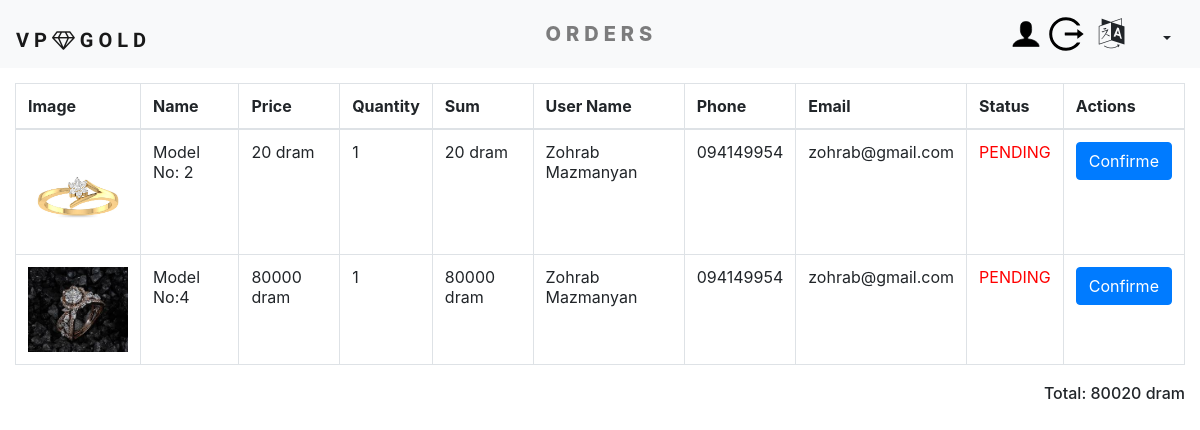
The app's page /my_shop/admin/view/orders.php (signed in) with its own data.
### tables this page shows
CREATE TABLE `orders` (
  `iOrderId` int(20) NOT NULL,
  `iProdId` int(20) NOT NULL,
  `quantity` int(20) NOT NULL,
  `vEmail` varchar(40) NOT NULL,
  `eConfirmed` enum('true','false') DEFAULT 'false',
  `eStatus` enum('Active','Inactive') DEFAULT 'Active'
);

CREATE TABLE `products` (
  `iProdId` int(20) NOT NULL,
  `iCatId` int(20) NOT NULL,
  `vProdName` varchar(200) NOT NULL,
  `iProdPrice` int(20) NOT NULL,
  `vProdDesc` longtext NOT NULL,
  `vProdImage` varchar(50) DEFAULT NULL,
  `eStatus` enum('Active','Inactive') DEFAULT 'Active'
);

CREATE TABLE `users` (
  `iUserId` int(20) NOT NULL,
  `name` varchar(30) NOT NULL,
  `lastName` varchar(40) NOT NULL,
  `email` varchar(40) NOT NULL,
  `password` varchar(20) NOT NULL,
  `phone` varchar(20) NOT NULL
);

### my_shop/admin/model/model.php (called while the page is built, shortened)
<?php
class admin_model{
	public $conn;
	public function __construct(){
		$this->conn = mysqli_connect('localhost','root','','my_shop');
	}
	public function getOrdersForAdmin(){
		$query = "SELECT ord.*, pr.*, us.*, ord.eStatus as orderStatus, ord.vEmail as userEmail, concat(us.name,' ',us.lastName) as userName  from orders as ord left join products as  pr on ord.iProdId = pr.iProdId left join users as us on ord.vEmail = us.email where  ord.eConfirmed = 'true' and ord.eStatus = 'Active' ";
		$res = mysqli_query($this->conn, $query);
		$result = mysqli_fetch_all($res,MYSQLI_ASSOC);
		return $result;
	}
}
$model = new admin_model();
?>

### my_shop/admin/view/orders.php (the view, shortened to what this page needs)
<?php
include('../model/model.php');
include_once('header.php');
?>
<!DOCTYPE html>
<html>
<head>
</head>
<body>
	<div class="container-fluid">
	<?php 	$orders = $model->getOrdersForAdmin();
		if(count($orders) > 0){
			$total = 0;
		 ?>
          <h3>New orders</h3>
			<h3>Sent orders</h3>
			<div class="order_container">
				<table id='id_order_table' class="table table-bordered table-hover">
					<thead>
						<tr>
							<th>Image</th>
							<th>Name</th>
							<th>Price</th>
							<th>Quantity</th>
							<th>Sum</th>
							<th>User Name</th>
							<th>Phone</th>
							<th>Email</th>
							<th>Status</th>
							<th>Actions</th>
						</tr>
					</thead>
					<tbody>
						<?php
						foreach($orders as $order){ ?>
							<tr>
								<td><img style="width: 100px;" src="../assets/img/<?=$order['vProdImage']?>"></td>
								<td><?=$order['vProdName']?></td>
								<td><?=$order['iProdPrice']?> dram</td>
								<td><?=$order['quantity']?></td>
								<td><?= $order['iProdPrice'] * $order['quantity'] ?> dram</td>
								<td><?=$order['userName']?></td>
								<td><?=$order['phone']?></td>
								<td><?=$order['userEmail']?></td>
								<td>
									<?php if($order['orderStatus'] == 'Active'){
										$disabled = '';
										?>
										<span style="color:red;">PENDING</span>
									<?php }else{
										$disabled = 'disabled' ?>
										<span style="color:green;">Confirmed</span>
								<?php	} ?>
								</td>
								<td><button class="btn btn-primary confirmOrder" <?=$disabled;?> data-id="<?=$order['iOrderId']?>" >Confirme</button></td>
							</tr>
					<?php
					$total += $order['iProdPrice'] * $order['quantity'];
					 } ?>
					</tbody>
				</table>
				<span style="float: right; font-weight: 500">Total: <?=$total?> dram</span>
			</div>
		<?php }else{?>
			<p>You dont have orders</p>
		<?php }
	 ?>
	 <link rel="stylesheet" href="https://cdn.jsdelivr.net/npm/bootstrap@4.6.1/dist/css/bootstrap.min.css">
  </div>
</body>
</html>

### my_shop/user/assets/css/style_index.css (style rules this page uses)
* { margin: 0; padding: 0; box-sizing: border-box; }

### records on screen
orders: iProdId.vProdImage (picture), iProdId.vProdName "Model No: 2", iProdId.iProdPrice "20", quantity "1", $order['iProdPrice']*$order['quantity'] "20", userName "Zohrab Mazmanyan", users.phone "094149954", vEmail "zohrab@gmail.com", eStatus "PENDING"
orders: iProdId.vProdImage (picture), iProdId.vProdName "Model No:4", iProdId.iProdPrice "80000", quantity "1", $order['iProdPrice']*$order['quantity'] "80000", userName "Zohrab Mazmanyan", users.phone "094149954", vEmail "zohrab@gmail.com", eStatus "PENDING"

### other values on screen
$total "80020"
